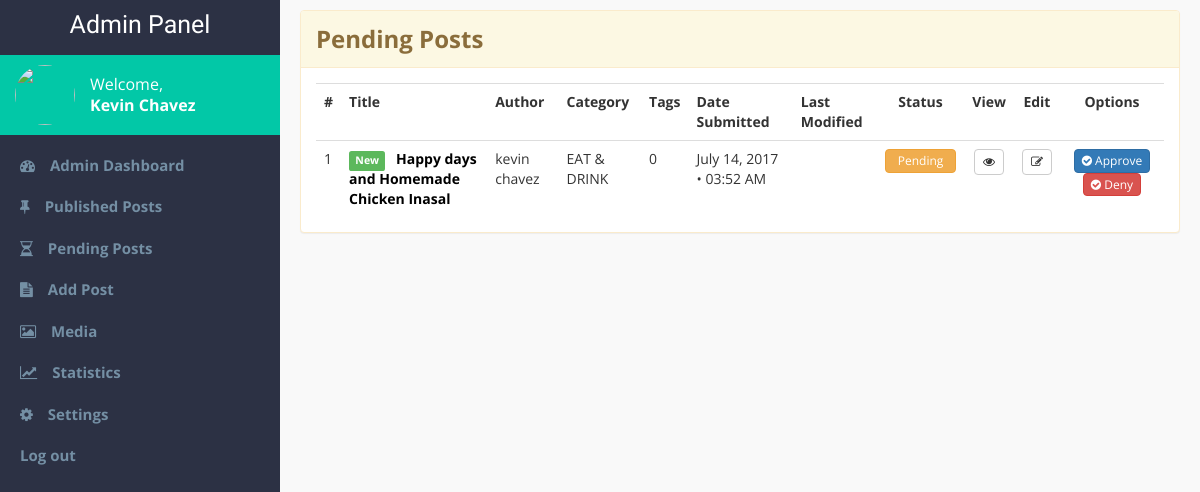
Page /admin-pages/pending-posts.php (signed in) on the earlier database version.
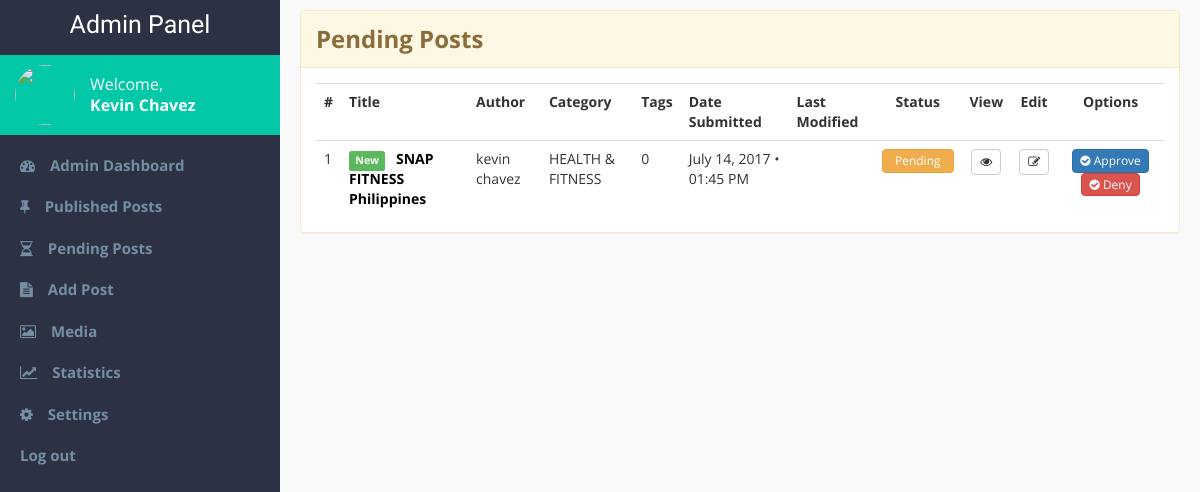
Same page on the later database version.
### tables this page shows
CREATE TABLE `blog_post` (
  `blog_id` int(11) NOT NULL,
  `title` varchar(100) NOT NULL,
  `subheading` varchar(255) DEFAULT NULL,
  `thumbnail` varchar(255) NOT NULL,
  `article` text NOT NULL,
  `author_id` int(11) NOT NULL,
  `date_created` varchar(255) NOT NULL,
  `time_created` varchar(255) NOT NULL,
  `date_published` varchar(255) DEFAULT NULL,
  `time_published` varchar(255) DEFAULT NULL,
  `month_published` varchar(255) DEFAULT NULL,
  `year_published` varchar(255) DEFAULT NULL,
  `featured` tinyint(1) DEFAULT NULL,
  `enabled` tinyint(1) DEFAULT NULL,
  `sponsored` tinyint(1) DEFAULT NULL,
  `recommended` tinyint(1) DEFAULT NULL,
  `comments_count` int(11) DEFAULT NULL,
  `views` int(11) DEFAULT NULL,
  `date_modified` varchar(255) DEFAULT NULL,
  `time_modified` varchar(255) DEFAULT NULL,
  `category_id` int(11) NOT NULL,
  `approved` tinyint(1) NOT NULL,
  `denied` tinyint(1) DEFAULT NULL,
  `admin_remarks` text
);

CREATE TABLE `users` (
  `user_id` int(11) NOT NULL,
  `username` varchar(45) NOT NULL,
  `password` varchar(45) NOT NULL,
  `email` varchar(45) NOT NULL,
  `first_name` varchar(45) NOT NULL,
  `middle_name` varchar(255) NOT NULL,
  `last_name` varchar(45) NOT NULL,
  `gender` varchar(10) NOT NULL,
  `display_pic` varchar(155) DEFAULT NULL,
  `role` varchar(45) NOT NULL
);

CREATE TABLE `blog_categories` (
  `category_id` int(11) NOT NULL,
  `name` varchar(55) NOT NULL,
  `category_desc` varchar(255) DEFAULT NULL
);

### admin-pages/display-pending.php (the view, shortened to what this page needs)
<?php
	require $_SERVER['DOCUMENT_ROOT'].'/capstone2/connection.php';
	$sql = "SELECT * FROM blog_post
			JOIN users ON(users.user_id = blog_post.author_id)
			JOIN blog_categories ON(blog_categories.category_id = blog_post.category_id)
			WHERE not approved ORDER BY date_created DESC, time_created DESC";
	$result = mysqli_query($con,$sql);
	$count = 1;
	$new_counter = 0;
		while ($row = mysqli_fetch_assoc($result))
		{
			extract($row);
				$sql1 = "SELECT username from users
						WHERE user_id = '$user_id'";
				$result1 = mysqli_query($con,$sql1);
				$row1 = mysqli_fetch_assoc($result1);
				extract($row1);
				$sql2 = "SELECT name from blog_categories
						WHERE category_id = '$category_id'";
				$result2 = mysqli_query($con,$sql2);
				$row2 = mysqli_fetch_assoc($result2);
				extract($row2);
	$blogID = [];
	$blogID[$count] = $blog_id;
	$postID = $blogID[$count];
	echo "<tr>
		<td>$count</td>
		";
		if ($new_counter < 3) {
			echo "
			<td>
			<span class='label label-success label-new'>New</span>
			<strong><a href='/capstone2/admin-pages/edit-entry.php?id=$blogID[$count]'>$title</a></strong>
			</td>
				";
		} else {
			echo "
			<td>
			<strong><a href='/capstone2/admin-pages/edit-entry.php?id=$blogID[$count]'>$title</a></strong>
			</td>
			";
		}
		echo "
		<td>$first_name $last_name</td>
		<td>$name</td>
		<td>0</td>
		<td>$date_created • $time_created</td>
		<td>$date_modified $time_modified</td>
		";
		if ($approved == 0 AND $denied == 1) {
			echo "
			<td class='center-text'>
				<button type='button' class='btn btn-danger'>Denied</button>
			</td>";
		} elseif ($approved == 0) {
			echo "
			<td class='center-text'>
				<button type='button' class='btn btn-warning'>Pending</button>
			</td>";
		}
		echo "
				<td class='center-text'>
					<a href='/capstone2/viewpost.php?id=$blogID[$count]' target='_blank'>
					<buton class='btn btn-default btn-view' title='View post'><i class='fa fa-eye'></i></button></a>
				</td>
				<td class='center-text'>
				<form class='straight' title='Delete this post'>
				<a href='/capstone2/admin-pages/edit-entry.php?id=$postID'>
					<button type='button' class='btn btn-default btn-view'>
						<i class='fa fa-pencil-square-o'></i>
					</button>
				</a>
				</form>
				</td>
			<td class='center-text'>
				<span class='straight'>
					<form class='straight' title='Approve this post' action='pending-posts.php?id=$postID' method='POST'>
						<button type='submit' name='approve' class='btn btn-primary'><i class='fa fa-check-circle'></i> Approve</button>
					</form>
					<form class='straight' title='Deny this post' action='pending-posts.php?id=$postID' method='POST'>
						<button type='submit' name='deny' class='btn btn-danger'><i class='fa fa-check-circle'></i> Deny</button>
					</form>
				</span>
			</td>
			";
			$count = $count + 1;
			$new_counter = $new_counter + 1;
		}
 ?>

Differences in the rows shown:
no longer on this page (row edited): blog_post: title "Happy days and Homemade Chicken Inasal", users.first_name "kevin", users.last_name "chavez", category.name "EAT & DRINK", date_created "July 14, 2017", time_created "03:52 AM", approved "Pending"
added blog_post: title "SNAP FITNESS Philippines", users.first_name "kevin", users.last_name "chavez", category.name "HEALTH & FITNESS", date_created "July 14, 2017", time_created "01:45 PM", approved "Pending"
